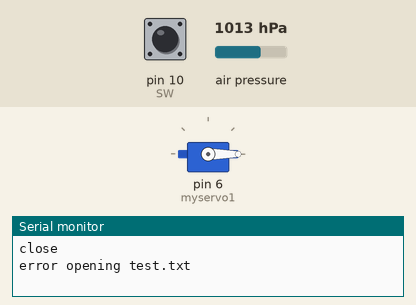
This sketch was run on a simulated Arduino Uno, built with avr-gcc and run on an emulated ATmega328P. Shown: servo, the last lines printed to the serial monitor. The test bench sets the inputs (shaded band); at power-on: pin 10 (SW) LOW, air pressure 1013 hPa. Storage starts empty.

Above: at 3.8 s.
3.9 s: pin 10 (SW) pulled HIGH for 2.25 s
At 7.7 s:
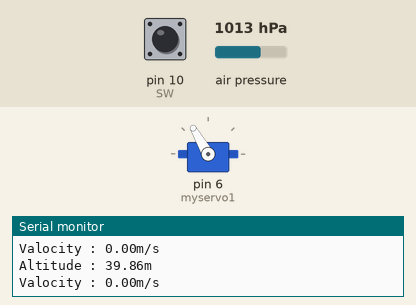
8.7 s: pin 10 (SW) pulled HIGH for 2.25 s
13.5 s: pin 10 (SW) driven HIGH
19.3 s: air pressure set to 952 hPa
25.1 s: pin 10 (SW) driven LOW
At 28.59 s:
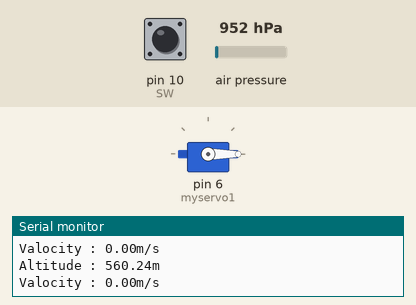
Timing chart, 0 to 28.7 s (numbered marks = the images above; inputs shaded):
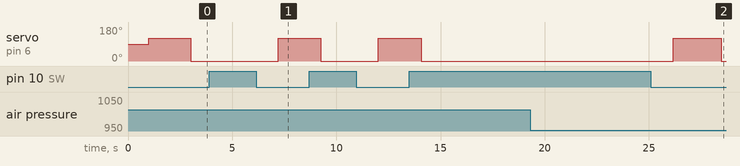

The sketch:

Roket_top_final_ver0.1.ino
```cpp
#include <SPI.h>
#include <SD.h>
#include <Servo.h>
#include <Adafruit_BMP085.h>
Adafruit_BMP085 bmp;
int SW = 10;
int once1 = 0;
int once2 = 0;
float valocity = 0;
float s1 = 0;
float s2 = 0;

File myFile;
Servo myservo1;

void setup() {
  Serial.begin(115200);// put your setup code here, to run once:
  myservo1.attach(6);
}

void loop() {
  int switchState = digitalRead(SW);
  if(switchState == HIGH){
    if(once1 == 0){
    SD.remove("test.txt");
    sd_open();
    once1 = 1;
    once2 = 0;
    } else{
      float sum = 0;
      for(int i=0; i<10; i++){
        float altitude =  bmp.readAltitude(101780);
        sum += altitude;
        delay(10);
      }
      float avg_altitude = sum/10;
      s2 = avg_altitude;
      if(s1 == 0){
        valocity = 0;
      } else{
        valocity = s2 - s1;
      }
      s1 = avg_altitude;
      char charBuffer1[20];
      char charBuffer2[20];
      dtostrf(avg_altitude, 2, 2, charBuffer1);
      dtostrf(valocity, 2, 2, charBuffer2);
      const char* myString1 = charBuffer1;
      const char* myString2 = charBuffer2;
      sd_write(myString1, myString2);
    }
    } else{
      if(once2 ==0){
      sd_close();
      delay(1000);
      myservo1.write(120);
      sd_read();
      once2 = 1;
      once1 = 0;
      } else {
        delay(2000);
        myservo1.write(0);
      }
    }
}


void sd_open(){
  Serial.print("Initializing SD card...");

  if (!SD.begin(4)) { // SD카드 모듈을 초기화합니다.
    Serial.println("initialization failed!"); // SD카드 모듈 초기화에 실패하면 에러를 출력합니다.
    while (1);
  }
  Serial.println("initialization done.");

  myFile = SD.open("test.txt", FILE_WRITE);

  if (!bmp.begin()) {
	Serial.println("Could not find a valid BMP085 sensor, check wiring!");
	while (1) {}
  } // 두 번째 인자가 있으면 쓰기모드입니다.
}

void sd_close(){
  myFile.close();
  Serial.println("close");
}

void sd_write(const char* str1, const char* str2){

  if (myFile) { // 파일이 정상적으로 열리면 파일에 문자를 작성(추가)합니다.
    Serial.print("Writing to test.txt...");
    myFile.seek(myFile.size());
    myFile.print("Altitude : ");
    myFile.print(str1);
    myFile.println("m");
    myFile.print("Valocity : ");
    myFile.print(str2);
    myFile.println("m/s");
  } else {
    // 파일이 열리지 않으면 에러를 출력합니다.
    Serial.println("error opening test.txt");
  }
}

void sd_read(){
  myFile = SD.open("test.txt");

  if (myFile) {
    Serial.println("test.txt:");

    // while문을 통해 파일을 EOF(End-Of-File)까지 읽습니다.
    while (myFile.available()) {
      Serial.write(myFile.read()); // 읽을 파일이 있다면 시리얼로 출력합니다.
    }
    myFile.close(); // 파일을 닫습니다.
  } else {
    // 파일이 열리지 않으면 에러를 출력합니다.
    Serial.println("error opening test.txt");
  }
}
```

Measured:
- after the input at 3.9 s, servo on pin 6 (myservo1): 0° → 120° after 3.3 s
- after the input at 25.1 s, servo on pin 6 (myservo1): 0° → 120° after 1.1 s, → 0° 2.3 s later
